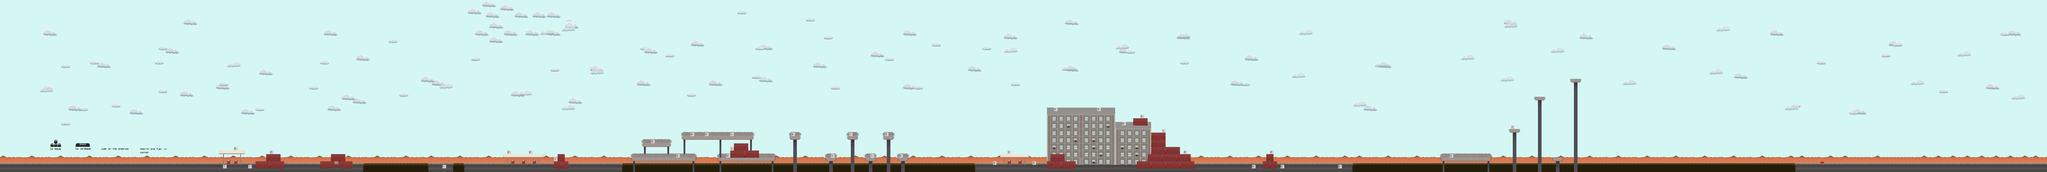

This game map was drawn from its Tiled (.tmx) file and the tilesets committed beside it. A one-line description and the trimmed map source follow:
An orthogonal 569x48 tile map with 32x32 px tiles, 6 tile layers (background, background2, background3, foreground, ...), 2 tilesets.

<map version="1.5" tiledversion="1.7.1" orientation="orthogonal" renderorder="right-down" width="569" height="48" tilewidth="32" tileheight="32" infinite="0" nextlayerid="8" nextobjectid="1">
 <editorsettings>
  <export target="level1.json" format="json" />
 </editorsettings>
 <tileset firstgid="1" source="tiles.tsx" />
 <tileset firstgid="257" source="enemyhints.tsx" />
 <layer id="1" name="background" width="569" height="48">
  <data>[27312 cells, 27312 non-empty, 33 distinct tile ids]</data>
 </layer>
 <layer id="4" name="background2" width="569" height="48">
  <data>[27312 cells, 11599 non-empty, 63 distinct tile ids]</data>
 </layer>
 <layer id="7" name="background3" width="569" height="48">
  <data>[27312 cells, 912 non-empty, 71 distinct tile ids]</data>
 </layer>
 <layer id="2" name="foreground" width="569" height="48">
  <data>[27312 cells, 806 non-empty, 62 distinct tile ids]</data>
 </layer>
 <layer id="5" name="foreground2" width="569" height="48">
  <data>[27312 cells, 327 non-empty, 53 distinct tile ids]</data>
 </layer>
 <layer id="3" name="enemies" width="569" height="48">
  <data>[27312 cells, 34 non-empty, 7 distinct tile ids]</data>
 </layer>
</map>